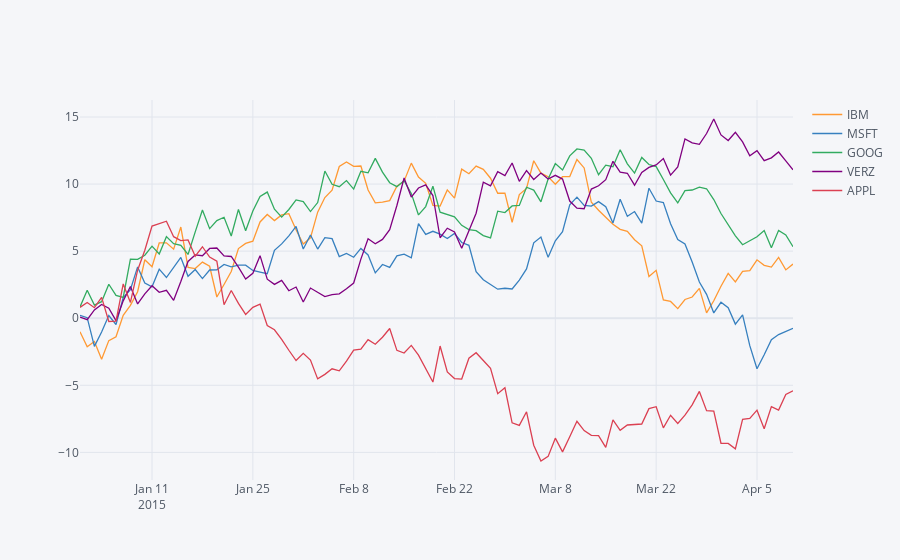

Here is the notebook cell this chart was saved with:
### Code cell
df.iplot(filename='Tutorial 1')
